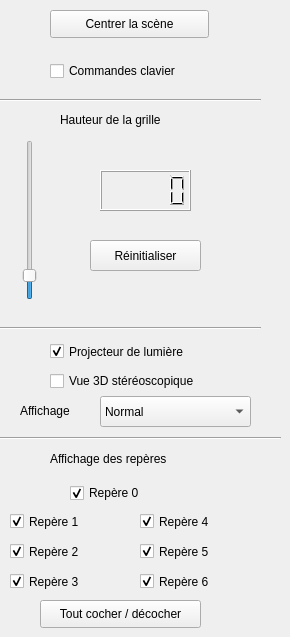
  <widget class="QWidget" name="tab_1">
   <attribute name="title">
    <string>Vue Générale</string>
   </attribute>
   <widget class="Line" name="line">
    <property name="geometry">
     <rect>
      <x>0</x>
      <y>90</y>
      <width>261</width>
      <height>20</height>
     </rect>
    </property>
    <property name="orientation">
     <enum>Qt::Horizontal</enum>
    </property>
   </widget>
   <widget class="QPushButton" name="center_scene">
    <property name="geometry">
     <rect>
      <x>50</x>
      <y>10</y>
      <width>159</width>
      <height>28</height>
     </rect>
    </property>
    <property name="text">
     <string>Centrer la scène</string>
    </property>
   </widget>
   <widget class="QLabel" name="label">
    <property name="geometry">
     <rect>
      <x>60</x>
      <y>110</y>
      <width>131</width>
      <height>20</height>
     </rect>
    </property>
    <property name="text">
     <string>Hauteur de la grille</string>
    </property>
   </widget>
   <widget class="QSlider" name="move_grid">
    <property name="geometry">
     <rect>
      <x>20</x>
      <y>140</y>
      <width>19</width>
      <height>160</height>
     </rect>
    </property>
    <property name="minimum">
     <number>-290</number>
    </property>
    <property name="maximum">
     <number>2140</number>
    </property>
    <property name="singleStep">
     <number>1</number>
    </property>
    <property name="sliderPosition">
     <number>0</number>
    </property>
    <property name="orientation">
     <enum>Qt::Vertical</enum>
    </property>
   </widget>
   <widget class="QLCDNumber" name="lcdNumber">
    <property name="geometry">
     <rect>
      <x>100</x>
      <y>170</y>
      <width>91</width>
      <height>41</height>
     </rect>
    </property>
   </widget>
   <widget class="QPushButton" name="reinit_grille">
    <property name="geometry">
     <rect>
      <x>90</x>
      <y>240</y>
      <width>111</width>
      <height>31</height>
     </rect>
    </property>
    <property name="text">
     <string>Réinitialiser</string>
    </property>
   </widget>
   <widget class="Line" name="line_2">
    <property name="geometry">
     <rect>
      <x>0</x>
      <y>320</y>
      <width>261</width>
      <height>16</height>
     </rect>
    </property>
    <property name="orientation">
     <enum>Qt::Horizontal</enum>
    </property>
   </widget>
   <widget class="QCheckBox" name="headlight">
    <property name="geometry">
     <rect>
      <x>50</x>
      <y>340</y>
      <width>171</width>
      <height>23</height>
     </rect>
    </property>
    <property name="text">
     <string>Projecteur de lumière</string>
    </property>
    <property name="checked">
     <bool>true</bool>
    </property>
   </widget>
   <widget class="Line" name="line_7">
    <property name="geometry">
     <rect>
      <x>0</x>
      <y>430</y>
      <width>281</width>
      <height>16</height>
     </rect>
    </property>
    <property name="orientation">
     <enum>Qt::Horizontal</enum>
    </property>
   </widget>
   <widget class="QCheckBox" name="repere0">
    <property name="geometry">
     <rect>
      <x>70</x>
      <y>483</y>
      <width>93</width>
      <height>20</height>
     </rect>
    </property>
    <property name="text">
     <string>Repère 0</string>
    </property>
    <property name="checked">
     <bool>true</bool>
    </property>
   </widget>
   <widget class="QLabel" name="label_20">
    <property name="geometry">
     <rect>
      <x>50</x>
      <y>450</y>
      <width>141</width>
      <height>18</height>
     </rect>
    </property>
    <property name="text">
     <string>Affichage des repères</string>
    </property>
   </widget>
   <widget class="QCheckBox" name="repere1">
    <property name="geometry">
     <rect>
      <x>10</x>
      <y>510</y>
      <width>93</width>
      <height>23</height>
     </rect>
    </property>
    <property name="text">
     <string>Repère 1</string>
    </property>
    <property name="checked">
     <bool>true</bool>
    </property>
   </widget>
   <widget class="QCheckBox" name="repere2">
    <property name="geometry">
     <rect>
      <x>10</x>
      <y>540</y>
      <width>93</width>
      <height>23</height>
     </rect>
    </property>
    <property name="text">
     <string>Repère 2</string>
    </property>
    <property name="checked">
     <bool>true</bool>
    </property>
   </widget>
   <widget class="QCheckBox" name="repere4">
    <property name="geometry">
     <rect>
      <x>140</x>
      <y>510</y>
      <width>93</width>
      <height>23</height>
     </rect>
    </property>
    <property name="text">
     <string>Repère 4</string>
    </property>
    <property name="checked">
     <bool>true</bool>
    </property>
   </widget>
   <widget class="QCheckBox" name="repere5">
    <property name="geometry">
     <rect>
      <x>140</x>
      <y>540</y>
      <width>93</width>
      <height>23</height>
     </rect>
    </property>
    <property name="text">
     <string>Repère 5</string>
    </property>
    <property name="checked">
     <bool>true</bool>
    </property>
   </widget>
   <widget class="QCheckBox" name="repere3">
    <property name="geometry">
     <rect>
      <x>10</x>
      <y>570</y>
      <width>93</width>
      <height>23</height>
     </rect>
    </property>
    <property name="text">
     <string>Repère 3</string>
    </property>
    <property name="checked">
     <bool>true</bool>
    </property>
    <property name="autoRepeatInterval">
     <number>100</number>
    </property>
   </widget>
   <widget class="QCheckBox" name="repere6">
    <property name="geometry">
     <rect>
      <x>140</x>
      <y>570</y>
      <width>93</width>
      <height>23</height>
     </rect>
    </property>
    <property name="text">
     <string>Repère 6</string>
    </property>
    <property name="checked">
     <bool>true</bool>
    </property>
   </widget>
   <widget class="QPushButton" name="toutCocher">
    <property name="geometry">
     <rect>
      <x>40</x>
      <y>600</y>
      <width>161</width>
      <height>28</height>
     </rect>
    </property>
    <property name="text">
     <string>Tout cocher / décocher</string>
    </property>
   </widget>
   <widget class="QComboBox" name="display_mode">
    <property name="geometry">
     <rect>
      <x>100</x>
      <y>396</y>
      <width>151</width>
      <height>31</height>
     </rect>
    </property>
    <item>
     <property name="text">
      <string>Normal</string>
     </property>
    </item>
    <item>
     <property name="text">
      <string>Fil de fer</string>
     </property>
    </item>
    <item>
     <property name="text">
      <string>Points</string>
     </property>
    </item>
    <item>
     <property name="text">
      <string>Bbox</string>
     </property>
    </item>
   </widget>
   <widget class="QLabel" name="label_25">
    <property name="geometry">
     <rect>
      <x>20</x>
      <y>400</y>
      <width>81</width>
      <height>21</height>
     </rect>
    </property>
    <property name="text">
     <string>Affichage</string>
    </property>
   </widget>
   <widget class="QCheckBox" name="set3D">
    <property name="geometry">
     <rect>
      <x>50</x>
      <y>370</y>
      <width>181</width>
      <height>22</height>
     </rect>
    </property>
    <property name="text">
     <string>Vue 3D stéréoscopique</string>
    </property>
   </widget>
   <widget class="QCheckBox" name="keyboard_mode">
    <property name="geometry">
     <rect>
      <x>50</x>
      <y>60</y>
      <width>171</width>
      <height>22</height>
     </rect>
    </property>
    <property name="text">
     <string>Commandes clavier</string>
    </property>
    <property name="checked">
     <bool>false</bool>
    </property>
   </widget>
  </widget>
